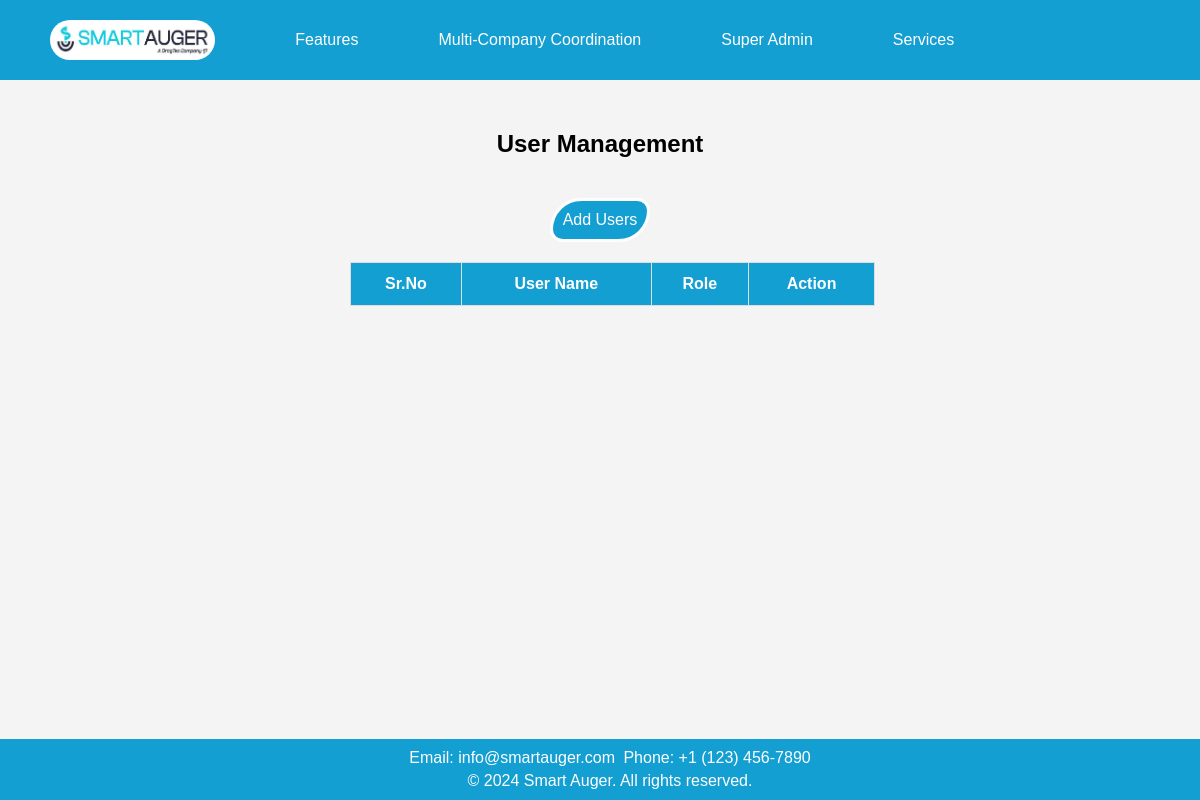
Page /user_management/ on the earlier database version.
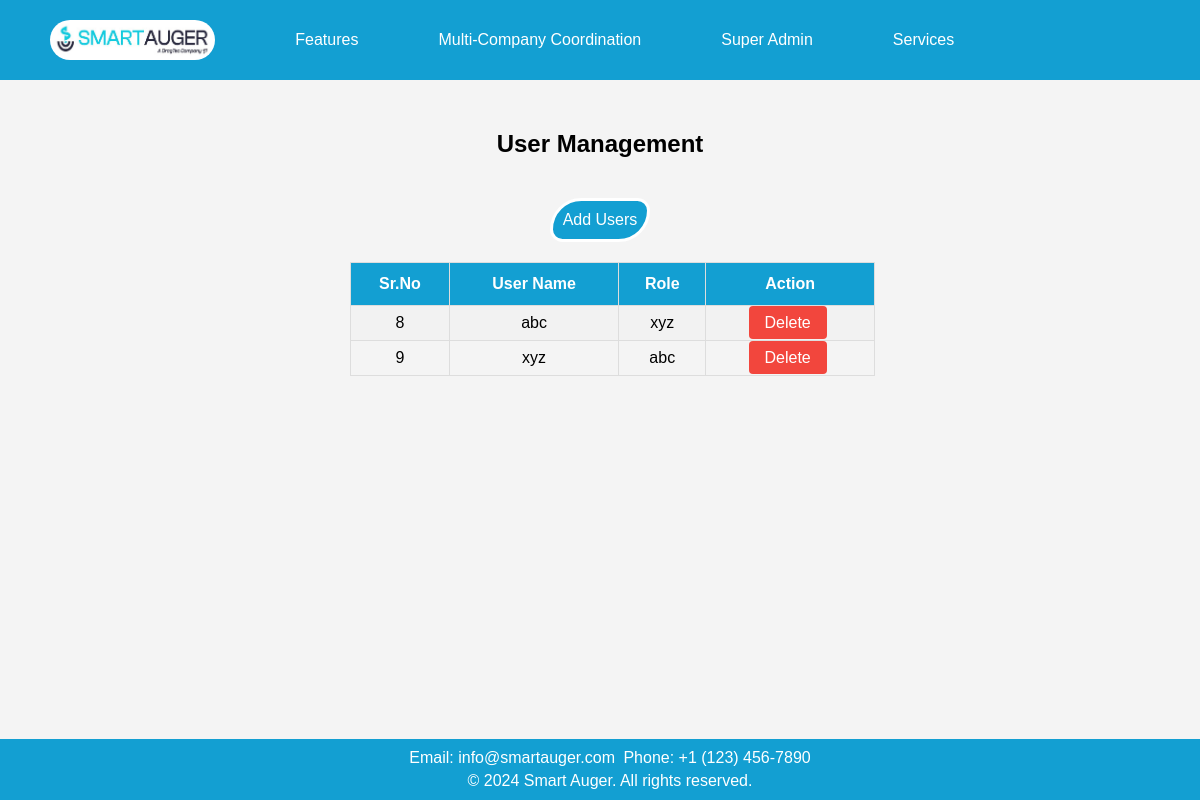
Same page on the later database version.
### app1/models.py (models this page shows, shortened)
class user_management_model(models.Model):
    sr = models.AutoField(primary_key=True,unique=True)
    username = models.CharField(max_length=50)
    role = models.CharField(max_length=50)

### app1/views.py (the view)
# urls.py: path('user_management/',views.user_management,name='user_management'),
def user_management(request):
    data = user_management_model.objects.all()
    return render(request,'app1/user_management.html',{'data':data})

### app1/templates/app1/user_management.html (shortened to what this page needs)
<!DOCTYPE html>
<html lang="en">
<head>
    {% load static %}
</head>
<body>
    <header>
        <nav class="nav">
            <a class="logo" href="#"><img src="{% static 'app1/images/icon.jpg' %}" alt="Logo"></a>
            <div class="dropdown">
                <a href="#">Features</a>
            </div>
            <div class="dropdown">
                <a href="#" class="dropbtn">Multi-Company Coordination</a>
            </div>
            <div class="dropdown">
                <a href="#">Super Admin</a>
            </div>
            <div class="dropdown">
                <a href="#">Services</a>
            </div>
        </nav>
    </header>
    <div class="user">
        <h2 class="heading1">User Management</h2>
        <a class="add" href="{% url 'add_user' %}">Add Users</a>
    </div>
    <div id="table-container">
    <table id="customers">
        <tr>
            <th>Sr.No</th>
            <th>User Name</th>
            <th>Role</th>
            <th>Action</th>
        </tr>
        {% for i in data %}
            <tr>
                <td>{{ i.sr }}</td>
                <td>{{ i.username }}</td>
                <td>{{ i.role }}</td>
                <td>
                    <a href="{% url 'task_delete1' i.pk %}" class="delete-btn">Delete</a>
                </td>
            </tr>
            {% endfor %}
    </table>
</div>
    <footer>
        <p>Email: info@smartauger.com</p>
        <p>Phone: +1 (123) 456-7890</p>
        <div class="footer-bottom">
            <p>&copy; 2024 Smart Auger. All rights reserved.</p>
        </div>
    </footer>
</body>
</html>

Differences in the rows shown:
added user_management_model: sr "8", username "abc", role "xyz"
added user_management_model: sr "9", username "xyz", role "abc"
